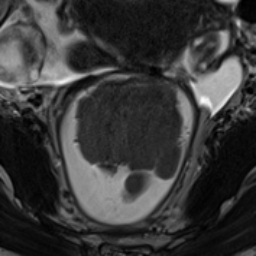
#> input picture classification/CRC_2D_Cls/img.png, 256 x 256 px
$ python -i augmentation.py   (imports and definitions only)
#> lines starting #> are read from the running program, lines starting #| are printed output that depends on the picture
#> further down, picture is the input picture: shape (256, 256, 3); min 0, max 252, mean 56.8
import numpy as np
import cv2
import math
# from common import *
from scipy.ndimage import gaussian_filter

# ################################################################33
# #basic
# [129 lines left out: functions do_random_hflip, affine_param_to_matrix, do_random_affine, do_random_rotate, do_random_stretch, do_random_contrast and 2 more, not called in this run]


############################################################################33

#https://github.com/albumentations-team/albumentations/blob/b7877b7dcae4d0f7534f2f4d8708b381ca0800e6/albumentations/augmentations/geometric/functional.py#L303
#https://medium.com/@ArjunThoughts/albumentations-package-is-a-fast-and-%EF%AC%82exible-library-for-image-augmentations-with-many-various-207422f55a24
#https://github.com/Project-MONAI/MONAI/issues/2186
#https://albumentations.ai/docs/examples/example_kaggle_salt/#non-rigid-transformations-elastictransform-griddistortion-opticaldistortion

def do_elastic_transform(
    image,
    alpha=120,
    sigma=120* 0.05,
    alpha_affine=120* 0.03

):
    """Elastic deformation of images as described in [Simard2003]_ (with modifications).
    Based on https://gist.github.com/ernestum/601cdf56d2b424757de5
    .. [Simard2003] Simard, Steinkraus and Platt, "Best Practices for
         Convolutional Neural Networks applied to Visual Document Analysis", in
         Proc. of the International Conference on Document Analysis and
         Recognition, 2003.
    """
#> called with alpha = 120, sigma = 6, alpha_affine = 3.6
    height, width = image.shape[:2]
#> height = 256; width = 256

    # Random affine
    center_square = np.array((height, width), dtype=np.float32) // 2
#> center_square = [128, 128]
    square_size = min((height, width)) // 3
#> square_size = 85
    alpha = float(alpha)
    sigma = float(sigma)
    alpha_affine = float(alpha_affine)

    pts1 = np.array(
        [
            center_square + square_size,
            [center_square[0] + square_size, center_square[1] - square_size],
            center_square - square_size,
        ],
        dtype=np.float32,
    )
#> pts1 = [[213, 213], [213, 43], [43, 43]]
    pts2 = pts1 + np.random.uniform(-alpha_affine, alpha_affine, size=pts1.shape).astype(
        np.float32
    )
    matrix = cv2.getAffineTransform(pts1, pts2)

    image = cv2.warpAffine(image, M=matrix, dsize=(width, height), flags=cv2.INTER_LINEAR, borderMode=cv2.BORDER_CONSTANT, borderValue=0)
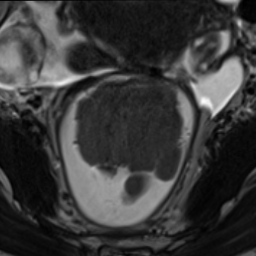
#> image: shape (256, 256, 3); min 0, max 251, mean 57


    if 1:
        dx = gaussian_filter((np.random.rand(height, width) * 2 - 1), sigma) * alpha
        dy = gaussian_filter((np.random.rand(height, width) * 2 - 1), sigma) * alpha


    x, y = np.meshgrid(np.arange(width), np.arange(height))
    map_x = np.float32(x + dx)
    map_y = np.float32(y + dy)
    image = cv2.remap( image, map1=map_x, map2=map_y, interpolation=cv2.INTER_LINEAR, borderMode=cv2.BORDER_CONSTANT, borderValue=0)
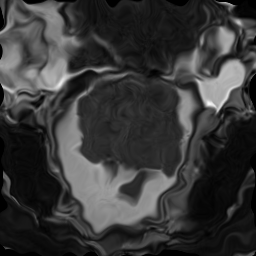
#> image: shape (256, 256, 3); min 0, max 249, mean 55.6

    return image


# [165 lines of commented-out code are left out]


>>> import cv2
>>> picture = cv2.imread('../img.png')
>>> result = do_elastic_transform(picture)
